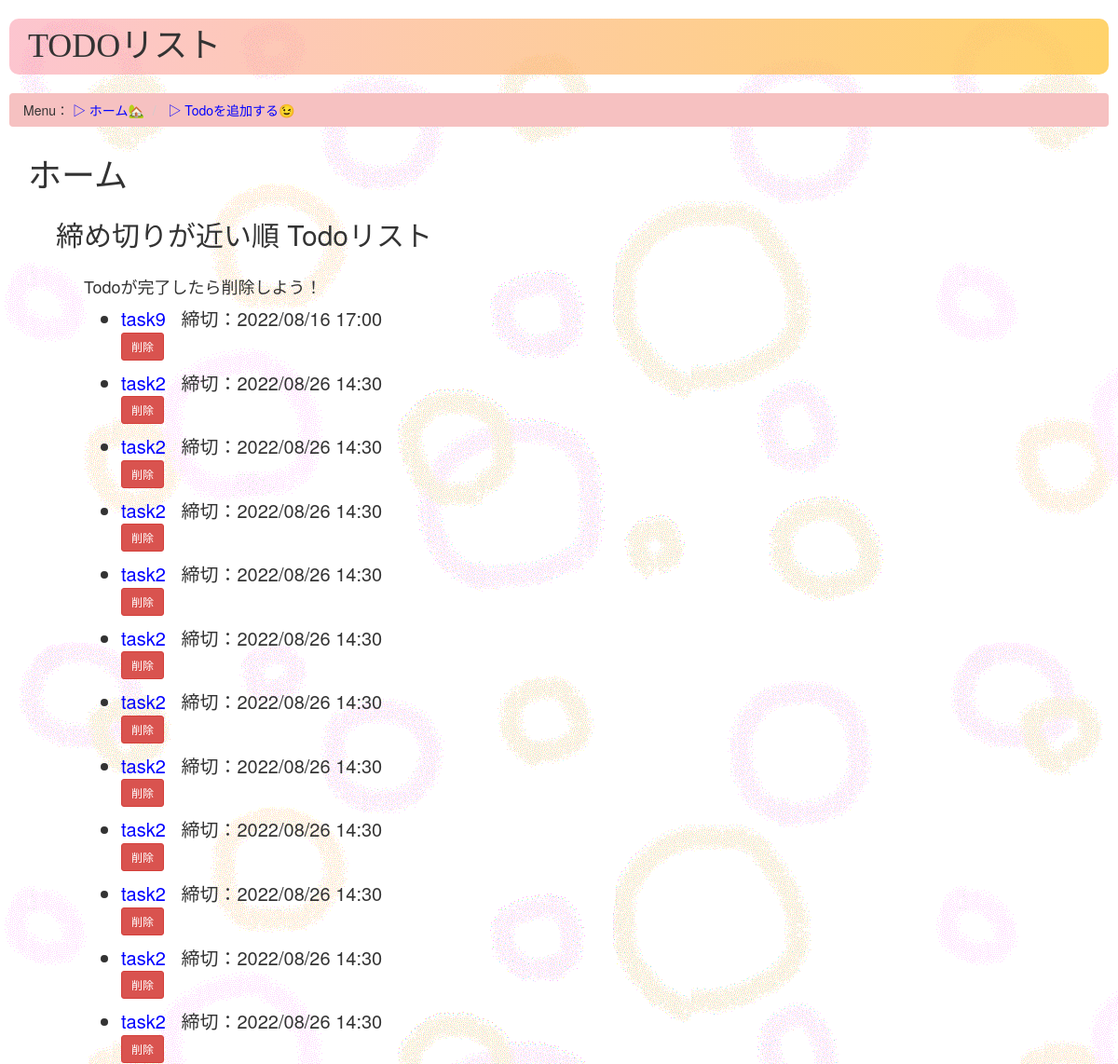
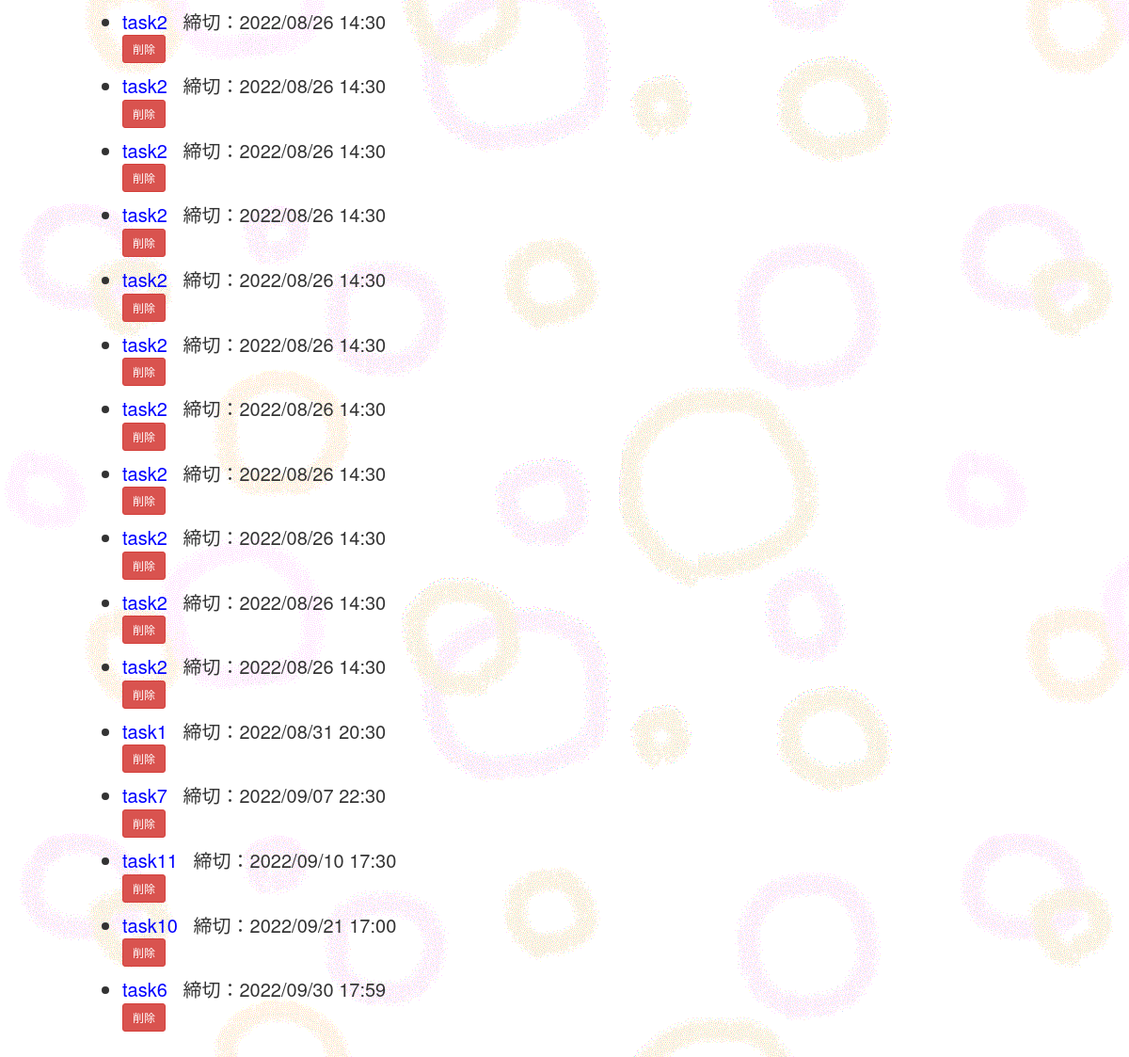
Page /todos/ on the earlier database version (2 pictures, top to bottom).
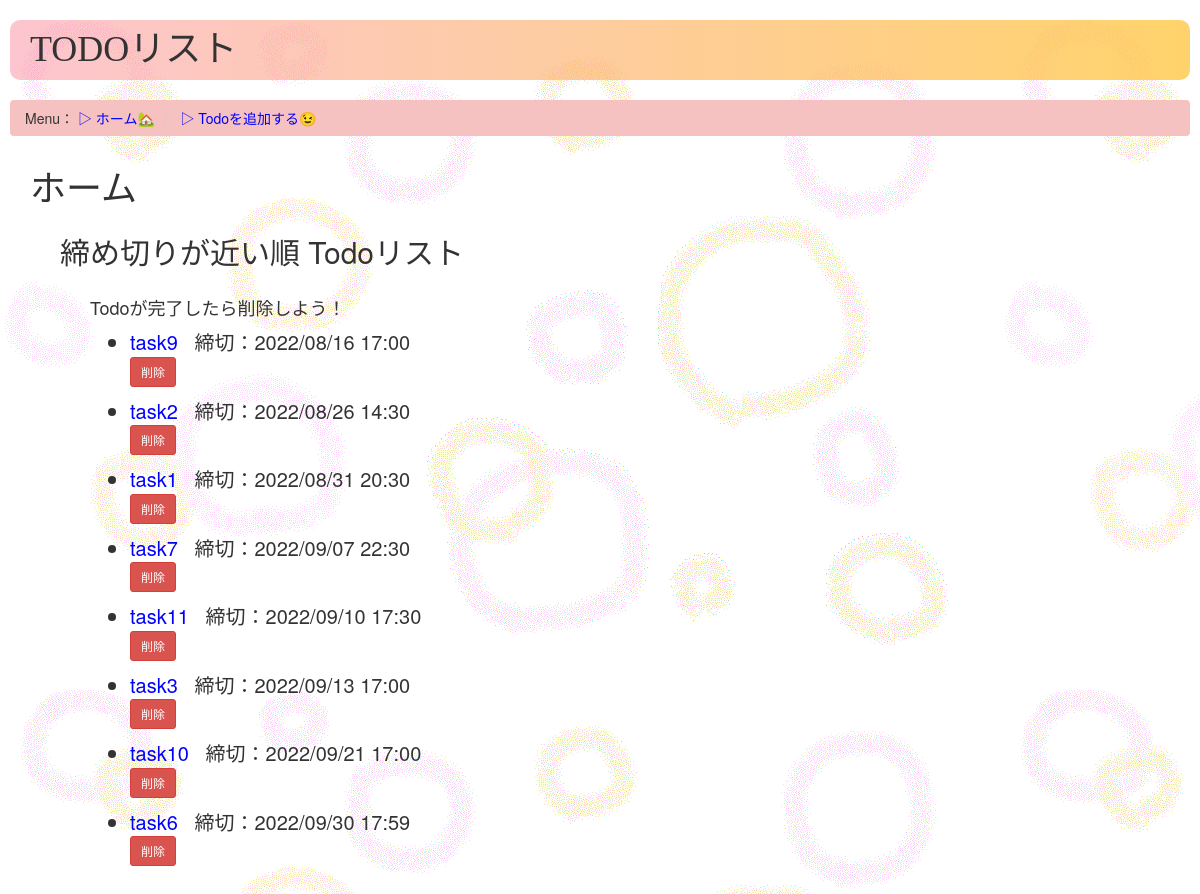
Same page on the later database version.
### todos/models.py (models this page shows, shortened)
class Todo(models.Model):
    name = models.CharField(max_length=50)
    detail = models.CharField(max_length=200)
    deadline = models.DateTimeField('締め切り')
    priolity = models.IntegerField(choices = PRIOLITY_COICES, default = 3)

### todos/views.py (the view)
# urls.py: path('', views.IndexView.as_view(), name='index'),
class IndexView(generic.ListView):
    template_name = 'todos/index.html'
    context_object_name = 'nearest_todo_list'
    def get_queryset(self):
        return Todo.objects.order_by('deadline')

### todos/templates/todos/index.html (shortened to what this page needs)
<!DOCTYPE html>
<html lang="ja">
<head>
    {% load static %}
    <link rel="stylesheet" href="https://maxcdn.bootstrapcdn.com/bootstrap/3.3.7/css/bootstrap.min.css">
    <link rel="stylesheet" type="text/css" href="{% static 'todos/style.css' %}">
</head>
<body>
    <h1 class="title">TODOリスト</h1>
    <ul class="breadcrumb">
        Menu：
        <li><a href="{% url 'todos:index'%}">▷ ホーム🏡</a></li>
        <li><a href="{% url 'todos:create'%}"> ▷ Todoを追加する😉</a></li>
    </ul>
    <div>
        <h1>ホーム</h1>
        <div>
            <h2>締め切りが近い順 Todoリスト</h2>
            <div>
                <h4>Todoが完了したら削除しよう！</h4>
                {% if nearest_todo_list %}
                <ul>
                    {% for todo in nearest_todo_list %}
                    <li class="nearest"><a href="{% url 'todos:detail' todo.id %}" data-toggle="tooltip"
                            data-placement="bottom" title="Todoの内容・詳細へ">{{ todo.name }}
                        </a>
                        &nbsp;
                        締切：{{ todo.deadline | date:'Y/m/d H:i' }}</li>
                    <form action="{% url 'todos:delete_alert' todo.id %}" method="post">
                        <input type="submit" class="btn btn-danger btn-sm" value="削除">
                    </form>
                    {% endfor %}
                </ul>
                {% else %}
                <p> No todos! Let's create todos:) </p>
                {% endif %}
            </div>
        </div>
    </div>
</body>
</html>

### todos/static/todos/style.css (style rules this page uses)
body { background: white url("images/maruhuwa.gif"); }
.title { margin: 20px 10px 20px 10px; padding: 1rem 2rem; border-radius: 10px; background-image: linear-gradient(left, rgba(250, 140, 160, 0.5) 0%, rgba(255, 200, 70, 0.8) 100%); background-image: linear-gradient(to right, rgba(250, 140, 160, 0.5) 0%, rgba(255, 200, 70, 0.8) 100%); font-family: cursive; }
a:link { color: blue; }
.breadcrumb { margin: 10px 10px 10px 10px; background-color: rgb(246, 193, 193); }
div { margin: 30px 0px 30px 30px; }
.nearest { font-size: 20px; }
h4 { width: 400px; }

Differences in the rows shown:
removed Todo: name "task2", deadline "2022/08/26 14:30"
removed Todo: name "task2", deadline "2022/08/26 14:30"
removed Todo: name "task2", deadline "2022/08/26 14:30"
removed Todo: name "task2", deadline "2022/08/26 14:30"
removed Todo: name "task2", deadline "2022/08/26 14:30"
removed Todo: name "task2", deadline "2022/08/26 14:30"
removed Todo: name "task2", deadline "2022/08/26 14:30"
removed Todo: name "task2", deadline "2022/08/26 14:30"
removed Todo: name "task2", deadline "2022/08/26 14:30"
removed Todo: name "task2", deadline "2022/08/26 14:30"
removed Todo: name "task2", deadline "2022/08/26 14:30"
removed Todo: name "task2", deadline "2022/08/26 14:30"
removed Todo: name "task2", deadline "2022/08/26 14:30"
removed Todo: name "task2", deadline "2022/08/26 14:30"
removed Todo: name "task2", deadline "2022/08/26 14:30"
removed Todo: name "task2", deadline "2022/08/26 14:30"
removed Todo: name "task2", deadline "2022/08/26 14:30"
removed Todo: name "task2", deadline "2022/08/26 14:30"
removed Todo: name "task2", deadline "2022/08/26 14:30"
removed Todo: name "task2", deadline "2022/08/26 14:30"
removed Todo: name "task2", deadline "2022/08/26 14:30"
added Todo: name "task3", deadline "2022/09/13 17:00"
